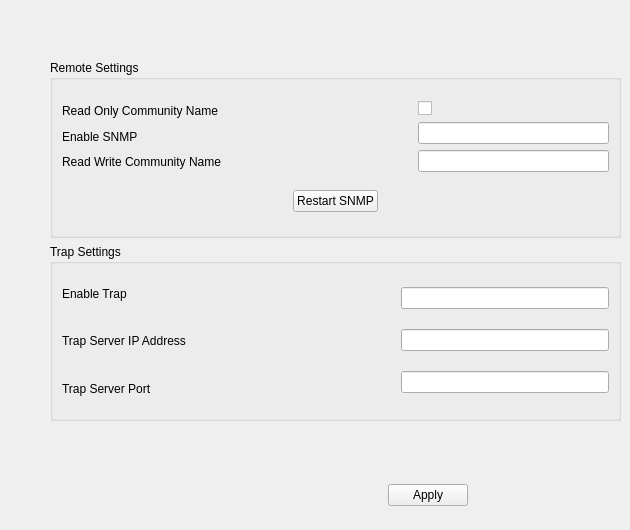
     <widget class="QWidget" name="tab_remote">
      <attribute name="title">
       <string>Page</string>
      </attribute>
      <widget class="QWidget" name="layoutWidget">
       <property name="geometry">
        <rect>
         <x>50</x>
         <y>60</y>
         <width>571</width>
         <height>361</height>
        </rect>
       </property>
       <layout class="QVBoxLayout" name="verticalLayout_19">
        <item>
         <widget class="QGroupBox" name="groupBox_remotesettings">
          <property name="title">
           <string>Remote Settings</string>
          </property>
          <layout class="QHBoxLayout" name="horizontalLayout_11">
           <item>
            <layout class="QVBoxLayout" name="verticalLayout_15">
             <item>
              <layout class="QHBoxLayout" name="horizontalLayout_10">
               <item>
                <layout class="QVBoxLayout" name="verticalLayout_11">
                 <item>
                  <widget class="QLabel" name="label_rocommunity">
                   <property name="text">
                    <string>Read Only Community Name</string>
                   </property>
                  </widget>
                 </item>
                 <item>
                  <widget class="QLabel" name="label_enablesnmp">
                   <property name="text">
                    <string>Enable SNMP</string>
                   </property>
                  </widget>
                 </item>
                 <item>
                  <widget class="QLabel" name="label_rwcommunity">
                   <property name="text">
                    <string>Read Write Community Name</string>
                   </property>
                  </widget>
                 </item>
                </layout>
               </item>
               <item>
                <layout class="QVBoxLayout" name="verticalLayout_12">
                 <item>
                  <spacer name="horizontalSpacer_7">
                   <property name="orientation">
                    <enum>Qt::Horizontal</enum>
                   </property>
                   <property name="sizeHint" stdset="0">
                    <size>
                     <width>40</width>
                     <height>20</height>
                    </size>
                   </property>
                  </spacer>
                 </item>
                 <item>
                  <spacer name="horizontalSpacer_5">
                   <property name="orientation">
                    <enum>Qt::Horizontal</enum>
                   </property>
                   <property name="sizeHint" stdset="0">
                    <size>
                     <width>40</width>
                     <height>20</height>
                    </size>
                   </property>
                  </spacer>
                 </item>
                 <item>
                  <spacer name="horizontalSpacer_6">
                   <property name="orientation">
                    <enum>Qt::Horizontal</enum>
                   </property>
                   <property name="sizeHint" stdset="0">
                    <size>
                     <width>40</width>
                     <height>20</height>
                    </size>
                   </property>
                  </spacer>
                 </item>
                </layout>
               </item>
               <item>
                <layout class="QVBoxLayout" name="verticalLayout_13">
                 <item>
                  <widget class="QCheckBox" name="checkBox_enablesnmp">
                   <property name="text">
                    <string/>
                   </property>
                  </widget>
                 </item>
                 <item>
                  <widget class="QLineEdit" name="lineEdit_rocommunity"/>
                 </item>
                 <item>
                  <widget class="QLineEdit" name="lineEdit_rwcommunity"/>
                 </item>
                </layout>
               </item>
              </layout>
             </item>
             <item>
              <layout class="QHBoxLayout" name="horizontalLayout_5">
               <item>
                <spacer name="horizontalSpacer_3">
                 <property name="orientation">
                  <enum>Qt::Horizontal</enum>
                 </property>
                 <property name="sizeHint" stdset="0">
                  <size>
                   <width>40</width>
                   <height>20</height>
                  </size>
                 </property>
                </spacer>
               </item>
               <item>
                <widget class="QPushButton" name="pushButton">
                 <property name="text">
                  <string>Restart SNMP</string>
                 </property>
                </widget>
               </item>
               <item>
                <spacer name="horizontalSpacer_4">
                 <property name="orientation">
                  <enum>Qt::Horizontal</enum>
                 </property>
                 <property name="sizeHint" stdset="0">
                  <size>
                   <width>18</width>
                   <height>20</height>
                  </size>
                 </property>
                </spacer>
               </item>
              </layout>
             </item>
            </layout>
           </item>
          </layout>
         </widget>
        </item>
        <item>
         <widget class="QGroupBox" name="groupBox_trapsettings">
          <property name="title">
           <string>Trap Settings</string>
          </property>
          <layout class="QHBoxLayout" name="horizontalLayout_13">
           <item>
            <layout class="QHBoxLayout" name="horizontalLayout_12">
             <item>
              <layout class="QVBoxLayout" name="verticalLayout_16">
               <item>
                <widget class="QLabel" name="label_enabletrap">
                 <property name="text">
                  <string>Enable Trap</string>
                 </property>
                </widget>
               </item>
               <item>
                <widget class="QLabel" name="label_trapserverip">
                 <property name="text">
                  <string>Trap Server IP Address</string>
                 </property>
                </widget>
               </item>
               <item>
                <widget class="QLabel" name="label_trapserverport">
                 <property name="text">
                  <string>Trap Server Port</string>
                 </property>
                </widget>
               </item>
              </layout>
             </item>
             <item>
              <layout class="QVBoxLayout" name="verticalLayout_18">
               <item>
                <spacer name="horizontalSpacer_8">
                 <property name="orientation">
                  <enum>Qt::Horizontal</enum>
                 </property>
                 <property name="sizeHint" stdset="0">
                  <size>
                   <width>40</width>
                   <height>20</height>
                  </size>
                 </property>
                </spacer>
               </item>
               <item>
                <spacer name="horizontalSpacer_9">
                 <property name="orientation">
                  <enum>Qt::Horizontal</enum>
                 </property>
                 <property name="sizeHint" stdset="0">
                  <size>
                   <width>40</width>
                   <height>20</height>
                  </size>
                 </property>
                </spacer>
               </item>
               <item>
                <spacer name="horizontalSpacer_10">
                 <property name="orientation">
                  <enum>Qt::Horizontal</enum>
                 </property>
                 <property name="sizeHint" stdset="0">
                  <size>
                   <width>40</width>
                   <height>20</height>
                  </size>
                 </property>
                </spacer>
               </item>
              </layout>
             </item>
             <item>
              <layout class="QVBoxLayout" name="verticalLayout_17">
               <item>
                <widget class="QLineEdit" name="lineEdit_enabletrap"/>
               </item>
               <item>
                <widget class="QLineEdit" name="lineEdit_trapserverip"/>
               </item>
               <item>
                <widget class="QLineEdit" name="lineEdit_trapserverport"/>
               </item>
              </layout>
             </item>
            </layout>
           </item>
          </layout>
         </widget>
        </item>
       </layout>
      </widget>
      <widget class="QWidget" name="layoutWidget">
       <property name="geometry">
        <rect>
         <x>280</x>
         <y>470</y>
         <width>251</width>
         <height>51</height>
        </rect>
       </property>
       <layout class="QHBoxLayout" name="horizontalLayout_14">
        <item>
         <spacer name="horizontalSpacer_12">
          <property name="orientation">
           <enum>Qt::Horizontal</enum>
          </property>
          <property name="sizeHint" stdset="0">
           <size>
            <width>108</width>
            <height>20</height>
           </size>
          </property>
         </spacer>
        </item>
        <item>
         <widget class="QPushButton" name="pushButton_remoteapply">
          <property name="text">
           <string>Apply</string>
          </property>
         </widget>
        </item>
        <item>
         <spacer name="horizontalSpacer_11">
          <property name="orientation">
           <enum>Qt::Horizontal</enum>
          </property>
          <property name="sizeHint" stdset="0">
           <size>
            <width>40</width>
            <height>20</height>
           </size>
          </property>
         </spacer>
        </item>
       </layout>
      </widget>
     </widget>
